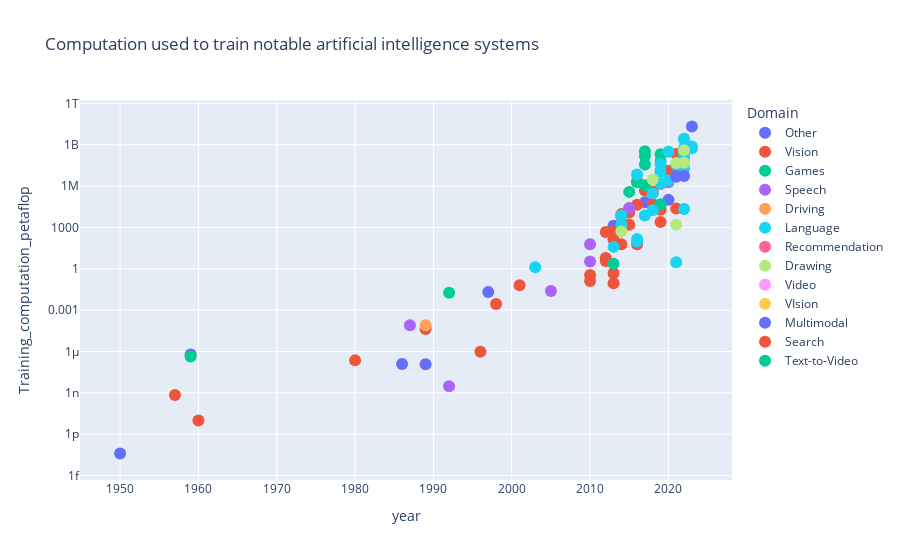

Source (notebook cell):
### Code cell
# Load
fig = px.scatter(rawDF, x="year", y="Training_computation_petaflop", color="Domain", log_y=True, hover_name="Entity", title="Computation used to train notable artificial intelligence systems")
fig.update_traces(marker={'size': 12})

### Figure 1 — Plotly figure (JSON) as saved in the notebook; plotly's stock layout.template omitted (floating-point values rounded to 4 significant figures)
{"data": [{"hovertemplate": "<b>%{hovertext}</b><br><br>Domain=Other<br>year=%{x}<br>Training_computation_petaflop=%{y}<extra></extra>", "hovertext": ["Theseus", "SNARC", "Pandemonium (morse)", "LMS", "MADALINE I", "Punish/Reward", "Cognitron", "TD(0)", "Kohonen network", "Hopfield network", "Back-propagation", "Innervator", "Q-learning", "Time-delay neural networks", "MADALINE III", "Random Decision Forests", "Support Vector Machines", "LSTM", "LSTM with forget gates", "SACHS", "Semantic Hashing", "Deep Boltzmann Machines", "Network in Network", "TransE", "NTM", "BatchNorm", "PointNet", "PNASNet-5", "PointNet++", "AlphaFold", "AlphaFold2"], "legendgroup": "Other", "marker": {"color": "#636efa", "size": 12, "symbol": "circle"}, "mode": "markers", "name": "Other", "orientation": "v", "showlegend": true, "type": "scatter", "x": [1950, 1952, 1959, 1960, 1962, 1970, 1975, 1977, 1981, 1982, 1986, 1989, 1989, 1989, 1990, 1995, 1995, 1997, 1999, 2005, 2008, 2009, 2013, 2013, 2014, 2015, 2016, 2017, 2017, 2020, 2020], "xaxis": "x", "y": [4e-14, NaN, 6e-07, NaN, NaN, NaN, NaN, NaN, NaN, NaN, 1.24e-07, 1.2e-07, NaN, NaN, NaN, NaN, NaN, 0.021, NaN, NaN, NaN, NaN, NaN, 1340.0, NaN, NaN, NaN, 66300.0, NaN, 100000.0, NaN], "yaxis": "y"}, {"hovertemplate": "<b>%{hovertext}</b><br><br>Domain=Vision<br>year=%{x}<br>Training_computation_petaflop=%{y}<extra></extra>", "hovertext": ["Self Organizing System", "Perceptron Mark I", "Pattern recognition and reading by machine", "ADALINE", "Naive Bayes", "Neocognitron", "Zip CNN", "System 11", "LeNet-5", "Decision tree (classification)", "CNN Best Practices", "Unsupervised Scale-Invariant Learning", "DImensionality Reduction", "Deep Belief Nets", "DrLIM", "FAST", "6-layer MLP (MNIST)", "Deconvolutional Network", "Feedforward NN", "ReLU (LFW)", "ReLU (NORB)", "Domain Adaptation", "AlexNet", "Dropout (CIFAR)", "Dropout (ImageNet)", "Dropout (MNIST)", "MCDNN (MNIST)", "Image Classification with the Fisher Vector: Theory and Practice", "Image generation", "Maxout Networks ", "Mitosis", "R-CNN (T-net)", "Visualizing CNNs", "ADAM (CIFAR-10)", "DeepLab", "LRCN", "SPPNet", "VGG16", "VGG19", "Fast R-CNN", "Faster R-CNN", "GoogLeNet / InceptionV1", "Inception v3", "MSRA (C, PReLU)", "ResNet-110 (CIFAR-10)", "ResNet-152 (ImageNet)", "YOLO", "DenseNet-264", "Inception-ResNet-V2", "Inceptionv4", "MS-CNN", "NASv3 (CIFAR-10)", "R-FCN", "RefineNet", "ResNeXt-50", "SqueezeNet", "Stacked hourglass network", "Wide Residual Network", "Xception", "YOLOv2", "CapsNet (MNIST)", "CapsNet (MultiMNIST)", "DeepLabV3", "JFT", "Mask R-CNN", "MobileNet", "NASNet-A", "PNAS-net", "RetinaNet-R101", "RetinaNet-R50", "SENet (ImageNet)", "ShuffleNet v1", "AmoebaNet-A (F=190)", "AmoebaNet-A (F=448)", "DeepLabV3+", "ESRGAN", "MobileNetV2", "Refined Part Pooling", "ShuffleNet v2", "YOLOv3", "Decoupled weight decay regularization", "EfficientNet-L2", "MnasNet-A1 + SSDLite", "MnasNet-A3", "ObjectNet", "ResNet-50 Billion-scale", "ViT-H/14", "Meta Pseudo Labels", "Transformer local-attention (NesT-B)", "data2vec (vision)"], "legendgroup": "Vision", "marker": {"color": "#EF553B", "size": 12, "symbol": "circle"}, "mode": "markers", "name": "Vision", "orientation": "v", "showlegend": true, "type": "scatter", "x": [1955, 1957, 1959, 1960, 1974, 1980, 1989, 1996, 1998, 2001, 2003, 2003, 2006, 2006, 2006, 2006, 2010, 2010, 2010, 2010, 2010, 2011, 2012, 2012, 2012, 2012, 2012, 2013, 2013, 2013, 2013, 2013, 2013, 2014, 2014, 2014, 2014, 2014, 2014, 2015, 2015, 2015, 2015, 2015, 2015, 2015, 2015, 2016, 2016, 2016, 2016, 2016, 2016, 2016, 2016, 2016, 2016, 2016, 2016, 2016, 2017, 2017, 2017, 2017, 2017, 2017, 2017, 2017, 2017, 2017, 2017, 2017, 2018, 2018, 2018, 2018, 2018, 2018, 2018, 2018, 2019, 2019, 2019, 2019, 2019, 2019, 2020, 2021, 2021, 2022], "xaxis": "x", "y": [NaN, 6.95e-10, NaN, 9.9e-12, NaN, 2.28e-07, 4.34e-05, 9.58e-07, 0.00281, 0.063, NaN, NaN, NaN, NaN, NaN, NaN, 0.131, NaN, 0.35, NaN, NaN, NaN, 470.0, NaN, NaN, 6.04, 3.73, 0.0908, 0.475, NaN, 137.0, NaN, 532.0, 60.5, NaN, NaN, 6110.0, 9250.0, NaN, NaN, NaN, 1560.0, NaN, 24000.0, NaN, 12100.0, NaN, NaN, NaN, NaN, NaN, 2200000.0, 61.5, NaN, NaN, NaN, NaN, NaN, 43600.0, NaN, NaN, NaN, NaN, 479000.0, NaN, NaN, NaN, NaN, NaN, NaN, NaN, NaN, NaN, 385000.0, NaN, NaN, NaN, NaN, NaN, 50900.0, 2470.0, NaN, 1500000.0, 1500000.0, 19400.0, NaN, 12800000.0, 212000000.0, 24100.0, NaN], "yaxis": "y"}, {"hovertemplate": "<b>%{hovertext}</b><br><br>Domain=Games<br>year=%{x}<br>Training_computation_petaflop=%{y}<extra></extra>", "hovertext": ["Samuel Neural Checkers", "BOXES", "GLEE", "ASE+ACE", "TD-Gammon", "DQN", "SmooCT", "Advantage Learning", "AlphaGo Fan", "DQN-2015", "A3C FF hs", "AlphaGo Lee", "AlphaGo Master", "AlphaGo Zero", "AlphaZero", "Libratus", "NoisyNet-Dueling", "AlphaStar", "MuZero", "OpenAI Five", "OpenAI Five Rerun", "CURL", "Player of Games", "Rational DQN Average"], "legendgroup": "Games", "marker": {"color": "#00cc96", "size": 12, "symbol": "circle"}, "mode": "markers", "name": "Games", "orientation": "v", "showlegend": true, "type": "scatter", "x": [1959, 1968, 1968, 1983, 1992, 2013, 2014, 2015, 2015, 2015, 2016, 2016, 2017, 2017, 2017, 2017, 2017, 2019, 2019, 2019, 2019, 2020, 2021, 2021], "xaxis": "x", "y": [4.28e-07, NaN, NaN, NaN, 0.0182, 2.3, NaN, NaN, 380000.0, NaN, NaN, 1900000.0, 150000000.0, 341000000.0, 36700000.0, 1150000.0, NaN, 202000000.0, 48000.0, 67000000.0, 13000000.0, NaN, NaN, NaN], "yaxis": "y"}, {"hovertemplate": "<b>%{hovertext}</b><br><br>Domain=Speech<br>year=%{x}<br>Training_computation_petaflop=%{y}<extra></extra>", "hovertext": ["NetTalk", "Fuzzy NN", "BRNN", "BiLSTM for Speech", "CTC-Trained LSTM", "KN5 LM + RNN 400/10 (WSJ)", "RNN 500/10 + RT09 LM (NIST RT05)", "Dropout (TIMIT)", "DBLSTM", "PreTrans-3L-250H", "DeepSpeech2 (English)", "wave2vec 2.0 LARGE", "Whisper", "data2vec (speech)"], "legendgroup": "Speech", "marker": {"color": "#ab63fa", "size": 12, "symbol": "circle"}, "mode": "markers", "name": "Speech", "orientation": "v", "showlegend": true, "type": "scatter", "x": [1987, 1992, 1997, 2005, 2006, 2010, 2010, 2012, 2013, 2013, 2015, 2020, 2022, 2022], "xaxis": "x", "y": [8.12e-05, 3.05e-09, NaN, 0.0241, NaN, 61.4, 3.41, NaN, NaN, NaN, 26000.0, 1900000.0, 46500000.0, NaN], "yaxis": "y"}, {"hovertemplate": "<b>%{hovertext}</b><br><br>Domain=Driving<br>year=%{x}<br>Training_computation_petaflop=%{y}<extra></extra>", "hovertext": ["ALVINN", "Stanley (DARPA Grand Challenge 2)", "Boss (DARPA Urban Challenge)"], "legendgroup": "Driving", "marker": {"color": "#FFA15A", "size": 12, "symbol": "circle"}, "mode": "markers", "name": "Driving", "orientation": "v", "showlegend": true, "type": "scatter", "x": [1989, 2006, 2008], "xaxis": "x", "y": [8.12e-05, NaN, NaN], "yaxis": "y"}, {"hovertemplate": "<b>%{hovertext}</b><br><br>Domain=Language<br>year=%{x}<br>Training_computation_petaflop=%{y}<extra></extra>", "hovertext": ["IBM-5", "HMM Word Alignment", "IBM Model 4", "Thumbs Up?", "LDA", "NPLM", "Phrase-based translation", "Hiero", "Word Representations", "NLP from scratch", "MV-RNN", "Word2Vec (large)", "Word2Vec (small)", "GRUs", "GloVe (32B)", "GloVe (6B)", "RNNsearch-50*", "Seq2Seq LSTM", "BPE", "Constituency-Tree LSTM", "DMN", "GNMT", "Named Entity Recognition model", "Part-of-sentence tagging model", "Transformer", "BERT-Large", "ELMo", "GPT", "ULM-FiT", "ALBERT", "BART-large", "GPT-2", "RoBERTa Large", "T5-11B", "T5-3B", "XLNet", "ALBERT-xxlarge", "GPT-3 175B (davinci)", "Codex", "ConSERT", "FLAN", "Generative BST", "HuBERT", "PLUG", "XGLM", "XLMR-XXL", "AlexaTM 20B", "AlphaCode", "Chinchilla", "GPT-NeoX-20B", "InstructGPT", "LaMDA", "Minerva (540B)", "NLLB", "PaLM (540B)", "Sparse all-MLP", "UL2", "data2vec (language)", "LLaMA", "PaLM 2"], "legendgroup": "Language", "marker": {"color": "#19d3f3", "size": 12, "symbol": "circle"}, "mode": "markers", "name": "Language", "orientation": "v", "showlegend": true, "type": "scatter", "x": [1993, 1996, 1999, 2002, 2003, 2003, 2003, 2005, 2010, 2011, 2012, 2013, 2013, 2014, 2014, 2014, 2014, 2014, 2015, 2015, 2016, 2016, 2016, 2016, 2017, 2018, 2018, 2018, 2018, 2019, 2019, 2019, 2019, 2019, 2019, 2019, 2020, 2020, 2021, 2021, 2021, 2021, 2021, 2021, 2021, 2021, 2022, 2022, 2022, 2022, 2022, 2022, 2022, 2022, 2022, 2022, 2022, 2022, 2023, 2023], "xaxis": "x", "y": [NaN, NaN, NaN, NaN, NaN, 1.3, NaN, NaN, NaN, NaN, NaN, 38.9, NaN, NaN, NaN, NaN, 1560.0, 7300.0, NaN, NaN, NaN, 6900000.0, 96.9, 145.0, 7420.0, 285000.0, NaN, 17600.0, NaN, NaN, NaN, 1490000.0, NaN, 40500000.0, 10400000.0, NaN, 2540000.0, 314000000.0, NaN, 3.0, NaN, NaN, 5540000.0, 36000000.0, NaN, NaN, 204000000.0, 405000000.0, 576000000.0, 93200000.0, NaN, 355000000.0, 2740000000.0, 17500000.0, 2530000000.0, 21700.0, NaN, NaN, 550000000.0, 734000000.0], "yaxis": "y"}, {"hovertemplate": "<b>%{hovertext}</b><br><br>Domain=Recommendation<br>year=%{x}<br>Training_computation_petaflop=%{y}<extra></extra>", "hovertext": ["GroupLens", "BigChaos 2008", "NeuMF (Pinterest)"], "legendgroup": "Recommendation", "marker": {"color": "#FF6692", "size": 12, "symbol": "circle"}, "mode": "markers", "name": "Recommendation", "orientation": "v", "showlegend": true, "type": "scatter", "x": [1994, 2008, 2017], "xaxis": "x", "y": [NaN, NaN, NaN], "yaxis": "y"}, {"hovertemplate": "<b>%{hovertext}</b><br><br>Domain=Drawing<br>year=%{x}<br>Training_computation_petaflop=%{y}<extra></extra>", "hovertext": ["GANs", "BPL", "BigGAN-deep 512x512", "Rotation", "MoCo", "SimCLR", "DALL-E", "Denoising Diffusion Probabilistic Models (LSUN Bedroom)", "DALL·E 2", "Parti", "Stable Diffusion (LDM-KL-8-G)"], "legendgroup": "Drawing", "marker": {"color": "#B6E880", "size": 12, "symbol": "circle"}, "mode": "markers", "name": "Drawing", "orientation": "v", "showlegend": true, "type": "scatter", "x": [2014, 2015, 2018, 2018, 2019, 2020, 2021, 2021, 2022, 2022, 2022], "xaxis": "x", "y": [518.0, NaN, 3000000.0, NaN, NaN, NaN, 47000000.0, 1600.0, NaN, 396000000.0, 50000000.0], "yaxis": "y"}, {"hovertemplate": "<b>%{hovertext}</b><br><br>Domain=Video<br>year=%{x}<br>Training_computation_petaflop=%{y}<extra></extra>", "hovertext": ["Multiresolution CNN"], "legendgroup": "Video", "marker": {"color": "#FF97FF", "size": 12, "symbol": "circle"}, "mode": "markers", "name": "Video", "orientation": "v", "showlegend": true, "type": "scatter", "x": [2014], "xaxis": "x", "y": [NaN], "yaxis": "y"}, {"hovertemplate": "<b>%{hovertext}</b><br><br>Domain=VIsion<br>year=%{x}<br>Training_computation_petaflop=%{y}<extra></extra>", "hovertext": ["DSN"], "legendgroup": "VIsion", "marker": {"color": "#FECB52", "size": 12, "symbol": "circle"}, "mode": "markers", "name": "VIsion", "orientation": "v", "showlegend": true, "type": "scatter", "x": [2015], "xaxis": "x", "y": [NaN], "yaxis": "y"}, {"hovertemplate": "<b>%{hovertext}</b><br><br>Domain=Multimodal<br>year=%{x}<br>Training_computation_petaflop=%{y}<extra></extra>", "hovertext": ["M6-T", "NÜWA", "Flamingo", "Gato", "MetaLM", "GPT-4"], "legendgroup": "Multimodal", "marker": {"color": "#636efa", "size": 12, "symbol": "circle"}, "mode": "markers", "name": "Multimodal", "orientation": "v", "showlegend": true, "type": "scatter", "x": [2021, 2021, 2022, 2022, 2022, 2023], "xaxis": "x", "y": [5500000.0, 4840000.0, NaN, 5440000.0, NaN, 21000000000.0], "yaxis": "y"}, {"hovertemplate": "<b>%{hovertext}</b><br><br>Domain=Search<br>year=%{x}<br>Training_computation_petaflop=%{y}<extra></extra>", "hovertext": ["MEB"], "legendgroup": "Search", "marker": {"color": "#EF553B", "size": 12, "symbol": "circle"}, "mode": "markers", "name": "Search", "orientation": "v", "showlegend": true, "type": "scatter", "x": [2021], "xaxis": "x", "y": [NaN], "yaxis": "y"}, {"hovertemplate": "<b>%{hovertext}</b><br><br>Domain=Text-to-Video<br>year=%{x}<br>Training_computation_petaflop=%{y}<extra></extra>", "hovertext": ["Make-A-Video"], "legendgroup": "Text-to-Video", "marker": {"color": "#00cc96", "size": 12, "symbol": "circle"}, "mode": "markers", "name": "Text-to-Video", "orientation": "v", "showlegend": true, "type": "scatter", "x": [2022], "xaxis": "x", "y": [NaN], "yaxis": "y"}], "layout": {"legend": {"title": {"text": "Domain"}, "tracegroupgap": 0}, "title": {"text": "Computation used to train notable artificial intelligence systems"}, "xaxis": {"anchor": "y", "domain": [0, 1], "title": {"text": "year"}}, "yaxis": {"anchor": "x", "domain": [0, 1], "title": {"text": "Training_computation_petaflop"}, "type": "log"}}}
